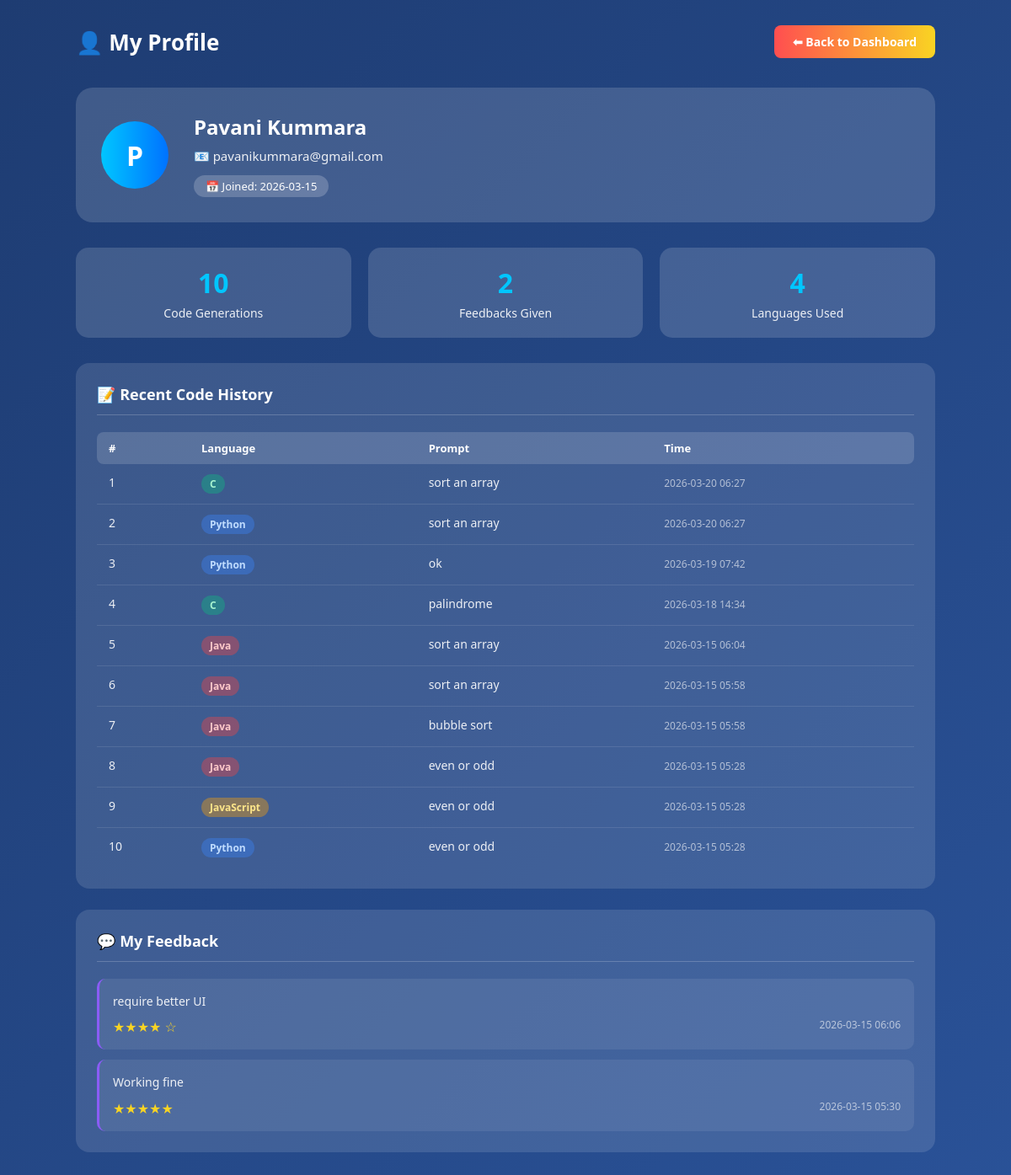
Screenshot of /profile (signed in) with the database file from the repository.
### tables this page shows
CREATE TABLE users(
    id INTEGER PRIMARY KEY AUTOINCREMENT,
    name TEXT NOT NULL,
    email TEXT UNIQUE NOT NULL,
    password TEXT NOT NULL,
    created_at TIMESTAMP DEFAULT CURRENT_TIMESTAMP
);

CREATE TABLE code_history(
    id INTEGER PRIMARY KEY AUTOINCREMENT,
    user_id INTEGER,
    user_name TEXT,
    language TEXT,
    prompt TEXT,
    generated_code TEXT,
    timestamp TIMESTAMP DEFAULT CURRENT_TIMESTAMP,
    FOREIGN KEY(user_id) REFERENCES users(id)
);

CREATE TABLE feedback(
    id INTEGER PRIMARY KEY AUTOINCREMENT,
    user_id INTEGER,
    user_name TEXT,
    message TEXT,
    rating INTEGER,
    timestamp TIMESTAMP DEFAULT CURRENT_TIMESTAMP,
    FOREIGN KEY(user_id) REFERENCES users(id)
);

### app.py (the view)
@app.route('/profile')
def profile():
    if 'user' not in session or 'user_id' not in session:
        return redirect(url_for('login'))
    conn = get_db()
    user_info = conn.execute(
        "SELECT * FROM users WHERE id=?",
        (session['user_id'],)
    ).fetchone()
    history = conn.execute(
        "SELECT * FROM code_history WHERE user_id=? ORDER BY timestamp DESC LIMIT 10",
        (session['user_id'],)
    ).fetchall()
    feedbacks = conn.execute(
        "SELECT * FROM feedback WHERE user_id=? ORDER BY timestamp DESC",
        (session['user_id'],)
    ).fetchall()
    conn.close()
    return render_template(
        "profile.html",
        user=session['user'],
        user_info=user_info,
        history=history,
        feedbacks=feedbacks
    )

### app.py (called while the page is built)
def get_db():
    conn = sqlite3.connect(DB_PATH)
    conn.row_factory = sqlite3.Row
    return conn

### templates/profile.html (shortened to what this page needs)
<!DOCTYPE html>
<html>
<head>
</head>
<body>
<div class="container">
    <div class="page-header">
        <h2>👤 My Profile</h2>
        <a href="{{ url_for('home') }}" class="back-btn">⬅ Back to Dashboard</a>
    </div>
    <div class="profile-card">
        <div class="avatar">{{ user_info['name'][0] | upper }}</div>
        <div class="profile-info">
            <h3>{{ user_info['name'] }}</h3>
            <p>📧 {{ user_info['email'] }}</p>
            <span class="joined-badge">
                📅 Joined: {{ user_info['created_at'][:10] if user_info['created_at'] else 'N/A' }}
            </span>
        </div>
    </div>
    <div class="stats">
        <div class="stat-card">
            <div class="number">{{ history | length }}</div>
            <div class="label">Code Generations</div>
        </div>
        <div class="stat-card">
            <div class="number">{{ feedbacks | length }}</div>
            <div class="label">Feedbacks Given</div>
        </div>
        <div class="stat-card">
            <div class="number">
                {{ history | map(attribute='language') | list | unique | list | length }}
            </div>
            <div class="label">Languages Used</div>
        </div>
    </div>
    <div class="section">
        <h3>📝 Recent Code History</h3>
        {% if history %}
        <table>
            <thead>
                <tr>
                    <th>#</th>
                    <th>Language</th>
                    <th>Prompt</th>
                    <th>Time</th>
                </tr>
            </thead>
            <tbody>
                {% for h in history %}
                <tr>
                    <td>{{ loop.index }}</td>
                    <td>
                        <span class="lang-tag lang-{{ h['language'] | replace('+', 'p') | replace(' ', '') }}">
                            {{ h['language'] }}
                        </span>
                    </td>
                    <td><div class="prompt-text">{{ h['prompt'] }}</div></td>
                    <td><span class="timestamp">{{ h['timestamp'][:16] if h['timestamp'] else 'N/A' }}</span></td>
                </tr>
                {% endfor %}
            </tbody>
        </table>
        {% else %}
        <div class="empty">No code generated yet. Start coding! 🚀</div>
        {% endif %}
    </div>
    <div class="section">
        <h3>💬 My Feedback</h3>
        {% if feedbacks %}
            {% for fb in feedbacks %}
            <div class="feedback-item">
                <div class="fb-message">{{ fb['message'] }}</div>
                <div class="feedback-meta">
                    <span class="stars-display">
                        {% for i in range(fb['rating']) %}★{% endfor %}
                        {% for i in range(5 - fb['rating']) %}☆{% endfor %}
                    </span>
                    <span>{{ fb['timestamp'][:16] if fb['timestamp'] else 'N/A' }}</span>
                </div>
            </div>
            {% endfor %}
        {% else %}
        <div class="empty">No feedback submitted yet.</div>
        {% endif %}
    </div>
</div>
</body>
</html>

### templates/profile.html (style rules this page uses)
* { margin:0; padding:0; box-sizing:border-box; font-family:'Segoe UI',sans-serif; }
body { background: linear-gradient(135deg, #1e3c72, #2a5298); min-height: 100vh; color: white; padding: 30px 0 60px; }
.container { width: 85%; margin: auto; }
.page-header { display: flex; justify-content: space-between; align-items: center; margin-bottom: 35px; }
.page-header h2 { font-size: 26px; font-weight: 700; }
.back-btn { padding: 10px 22px; background: linear-gradient(90deg, #ff4e50, #f9d423); border-radius: 8px; text-decoration: none; color: white; font-weight: 700; font-size: 14px; }
.profile-card { background: rgba(255,255,255,0.15); border-radius: 20px; padding: 30px; margin-bottom: 30px; display: flex; align-items: center; gap: 30px; }
.avatar { width: 80px; height: 80px; background: linear-gradient(90deg, #00c6ff, #0072ff); border-radius: 50%; display: flex; justify-content: center; align-items: center; font-size: 32px; font-weight: 700; flex-shrink: 0; color: white; }
.profile-info h3 { font-size: 24px; font-weight: 700; margin-bottom: 8px; color: white; }
.profile-info p { color: rgba(255,255,255,0.9); font-size: 15px; margin-bottom: 5px; }
.joined-badge { background: rgba(255,255,255,0.2); padding: 4px 14px; border-radius: 20px; font-size: 13px; display: inline-block; margin-top: 8px; color: white; }
.stats { display: flex; gap: 20px; margin-bottom: 30px; flex-wrap: wrap; }
.stat-card { flex: 1; min-width: 150px; background: rgba(255,255,255,0.15); border-radius: 15px; padding: 20px; text-align: center; }
.stat-card .number { font-size: 32px; font-weight: 700; color: #00c6ff; }
.stat-card .label { font-size: 14px; color: rgba(255,255,255,0.9); margin-top: 5px; }
.section { background: rgba(255,255,255,0.12); border-radius: 16px; padding: 25px; margin-bottom: 25px; }
.section h3 { font-size: 18px; font-weight: 700; margin-bottom: 20px; padding-bottom: 12px; border-bottom: 1px solid rgba(255,255,255,0.2); color: white; }
table { width: 100%; border-collapse: collapse; font-size: 14px; }
th { text-align: left; padding: 10px 14px; background: rgba(255,255,255,0.15); font-weight: 700; font-size: 13px; color: white; }
th:first-child { border-radius: 8px 0 0 8px; }
th:last-child { border-radius: 0 8px 8px 0; }
td { padding: 12px 14px; border-bottom: 1px solid rgba(255,255,255,0.1); color: rgba(255,255,255,0.9); vertical-align: top; }
tr:last-child td { border-bottom: none; }
.lang-tag { padding: 3px 10px; border-radius: 12px; font-size: 12px; font-weight: 700; display: inline-block; }
.lang-Python { background: rgba(59,130,246,0.4); color: #bfdbfe; }
.lang-Java { background: rgba(239,68,68,0.4); color: #fecaca; }
.lang-C { background: rgba(16,185,129,0.4); color: #a7f3d0; }
.lang-JavaScript { background: rgba(245,158,11,0.4); color: #fde68a; }
.prompt-text { max-width: 250px; white-space: nowrap; overflow: hidden; text-overflow: ellipsis; color: rgba(255,255,255,0.9); }
.timestamp { font-size: 12px; color: rgba(255,255,255,0.6); white-space: nowrap; }
.stars-display { color: #f9d423; font-size: 16px; }
.feedback-item { background: rgba(255,255,255,0.08); border-radius: 10px; padding: 16px; margin-bottom: 12px; border-left: 3px solid #8b5cf6; }
.feedback-item:last-child { margin-bottom: 0; }
.feedback-item .fb-message { font-size: 14px; margin-bottom: 8px; line-height: 1.6; color: rgba(255,255,255,0.9); }
.feedback-meta { display: flex; justify-content: space-between; font-size: 12px; color: rgba(255,255,255,0.6); }

### rows the page displays
users: name "P", name "Pavani Kummara", email "pavanikummara@gmail.com", created_at "2026-03-15"
code_history: language "C", prompt "sort an array", timestamp "2026-03-20 06:27"
code_history: language "Python", prompt "sort an array", timestamp "2026-03-20 06:27"
code_history: language "Python", prompt "ok", timestamp "2026-03-19 07:42"
code_history: language "C", prompt "palindrome", timestamp "2026-03-18 14:34"
code_history: language "Java", prompt "sort an array", timestamp "2026-03-15 06:04"
code_history: language "Java", prompt "sort an array", timestamp "2026-03-15 05:58"
code_history: language "Java", prompt "bubble sort", timestamp "2026-03-15 05:58"
code_history: language "Java", prompt "even or odd", timestamp "2026-03-15 05:28"
code_history: language "JavaScript", prompt "even or odd", timestamp "2026-03-15 05:28"
code_history: language "Python", prompt "even or odd", timestamp "2026-03-15 05:28"
feedback: message "require better UI", timestamp "2026-03-15 06:06"
feedback: message "Working fine", timestamp "2026-03-15 05:30"

### other values shown
{{ history | length }} "10"
{{ feedbacks | length }} "2"
{{ history | map(attribute='language') | list | unique | list | length }} "4"
